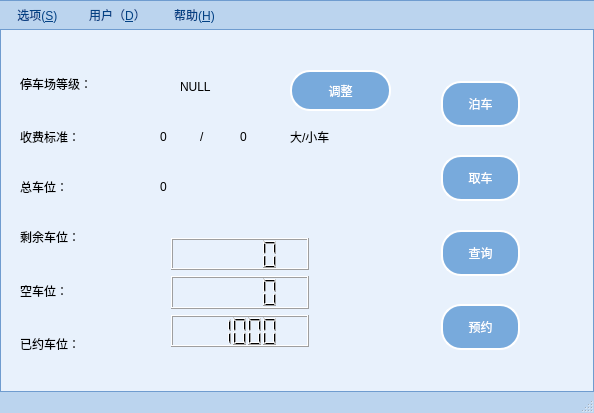
<?xml version="1.0" encoding="UTF-8"?>
<ui version="4.0">
 <class>MainWindow</class>
 <widget class="QMainWindow" name="MainWindow">
  <property name="geometry">
   <rect>
    <x>0</x>
    <y>0</y>
    <width>594</width>
    <height>413</height>
   </rect>
  </property>
  <property name="windowTitle">
   <string>泊车管理系统</string>
  </property>
  <property name="styleSheet">
   <string notr="true">/**********子界面背景**********/
QCustomWidget {
		background: rgb(173, 202, 232);
}

/**********子界面中央背景**********/
QCenterWidget {
		background: rgb(232, 241, 252);
}

/**********主界面样式**********/
QMainWindow {
		border: 1px solid rgb(111, 156, 207);
		background: rgb(232, 241, 252);
}

QMainWindow#MainWindow {
		border: 1px solid rgb(111, 156, 207);
		background: rgb(232, 241, 252);
		image:url(:/image/mainfit.png);
}

QMessageWidget {
		background: rgba(173, 202, 232, 50%);
}

QLoadingWidget {
		border: none;
		border-radius: 5px;
		background: rgb(187, 212, 238);
}

QRemoteWidget {
		border-top-right-radius: 10px;
		border-bottom-right-radius: 10px;
		border: 1px solid rgb(111, 156, 207);
		border-left: none;
		background: transparent;
}

StyledWidget {
        qproperty-normalColor: rgb(65, 65, 65);
        qproperty-disableColor: rgb(180, 180, 180);
        qproperty-highlightColor: rgb(0, 160, 230);
        qproperty-errorColor: red;
}

QProgressIndicator {
        qproperty-color: rgb(2, 65, 132);
}

/**********状态栏**********/
QStatusBar {
        background: rgb(187, 212, 238);
        border: 1px solid rgb(111, 156, 207);
        border-left: none;
        border-right: none;
        border-bottom: none;
}
QStatusBar::item {
    border: none;
    border-right: 1px solid rgb(111, 156, 207);
}

QMenuBar {
        background: rgb(187, 212, 238);
        border: 1px solid rgb(111, 156, 207);
        border-left: none;
        border-right: none;
}
QMenuBar::item {
        border: 1px solid transparent;
        padding: 5px 10px 5px 10px;
        background: transparent;
}
QMenuBar::item:enabled {
        color: rgb(2, 65, 132);
}
QMenuBar::item:!enabled {
        color: rgb(155, 155, 155);
}
QMenuBar::item:enabled:selected {
        border-top-color: rgb(111, 156, 207);
        border-bottom-color: rgb(111, 156, 207);
        background: rgb(198, 224, 252);
}

/**********菜单**********/
QMenu {
        border: 1px solid rgb(111, 156, 207);
        background: rgb(232, 241, 250);
}
QMenu::item {
        height: 22px;
        padding: 0px 25px 0px 20px;
}
QMenu::item:enabled {
        color: rgb(84, 84, 84);
}
QMenu::item:!enabled {
        color: rgb(155, 155, 155);
}
QMenu::item:enabled:selected {
        color: rgb(2, 65, 132);
        background: rgba(255, 255, 255, 200);
}
QMenu::separator {
        height: 1px;
        background: rgb(111, 156, 207);
}
QMenu::indicator {
        width: 13px;
        height: 13px;
}
QMenu::icon {
        padding-left: 2px;
        padding-right: 2px;
}

/**********下拉列表**********/
QComboBox {
        height: 42px;
        border-radius: 4px;
        border: 1px solid rgb(111, 156, 207);
        background: white;
		font: 75 14pt &quot;微软雅黑&quot;;
}
QComboBox:enabled {
        color: rgb(84, 84, 84);
}
QComboBox:!enabled {
        color: rgb(80, 80, 80);
}
QComboBox:enabled:hover, QComboBox:enabled:focus {
        color: rgb(51, 51, 51);
}
QComboBox::drop-down {
        width: 20px;
        border: none;
        background: transparent;
}
QComboBox::drop-down:hover {
        background: rgba(255, 255, 255, 30);
}
QComboBox::down-arrow {
        image: url(:/icons/icons/downarrowfit.png);
}
QComboBox::down-arrow:on {
        /**top: 1px;**/
}

QComboBox QAbstractItemView {
        border: 1px solid rgb(111, 156, 207);
        background: white;
        outline: none;
}
QComboBox QAbstractItemView::item {
        height: 25px;
        color: rgb(73, 73, 73);
}
QComboBox QAbstractItemView::item:selected {
        background: rgb(232, 241, 250);
        color: rgb(2, 65, 132);
}

QLineEdit {
        border-radius: 10px;
        height: 42px;
        border: 1px solid rgb(111, 156, 207);
        background: white;
		font: 75 14pt &quot;微软雅黑&quot;;
}
QLineEdit:enabled {
        color: rgb(84, 84, 84);
}
QLineEdit:enabled:hover, QLineEdit:enabled:focus {
        color: rgb(51, 51, 51);
}
QLineEdit:!enabled {
        color: rgb(80, 80, 80);
}
/**********按钮**********/
QPushButton{
border-radius: 20px;
		border-style:outset;
		border-width:2px;
		border-color: rgb(255, 255, 255);
		width: 75px;
		height: 42px;
		font: 75 14pt &quot;微软雅黑&quot;;
}
QPushButton:enabled {
        background: rgb(120, 170, 220);
        color: white;
}
QPushButton:!enabled {
        background: rgb(180, 180, 180);
        color: white;
}
QPushButton:enabled:hover{
        background: rgb(100, 160, 220);
}
QPushButton:enabled:pressed{
        background: rgb(0, 78, 161);
}

QPushButton#blueButton {
        color: white;
}
QPushButton#blueButton:enabled {
        background: rgb(0, 78, 161);
        color: white;
}
QPushButton:!enabled {
        background: rgb(180, 180, 180);
        color: white;
}
QPushButton#blueButton:enabled:hover {
        background: rgb(2, 65, 132);
}
QPushButton#blueButton:enabled:pressed {
        background: rgb(6, 94, 187);
}

QPushButton#selectButton {
        border: none;
        border-radius: none;
        border-left: 1px solid rgb(111, 156, 207);
        background: transparent;
        image: url(:/White/scan);
        color: rgb(51, 51, 51);
}
QPushButton#selectButton:enabled:hover{
        background: rgb(187, 212, 238);
}
QPushButton#selectButton:enabled:pressed{
        background: rgb(120, 170, 220);
}

QPushButton#linkButton {
        background: transparent;
        color: rgb(0, 160, 230);
        text-align:left;
}
QPushButton#linkButton:hover {
        color: rgb(20, 185, 255);
        text-decoration: underline;
}
QPushButton#linkButton:pressed {
        color: rgb(0, 160, 230);
}

QPushButton#transparentButton {
        background: transparent;
}

/*****************标题栏按钮*******************/
QPushButton#minimizeButton {
		border-radius: none;
		border-bottom-left-radius: 4px;
		border-bottom-right-radius: 4px;
		background: rgb(120, 170, 220);
		image: url(:/White/minimizeHover);
}
QPushButton#minimizeButton:hover {
		image: url(:/White/minimize);
}
QPushButton#minimizeButton:pressed {
		image: url(:/White/minimizePressed);
}

QPushButton#maximizeButton[maximizeProperty=&quot;maximize&quot;] {
		border-radius: none;
		border-bottom-left-radius: 4px;
		border-bottom-right-radius: 4px;
		background: rgb(120, 170, 220);
		image: url(:/White/maximizeHover);
}
QPushButton#maximizeButton[maximizeProperty=&quot;maximize&quot;]:hover {
		image: url(:/White/maximize);
}
QPushButton#maximizeButton[maximizeProperty=&quot;maximize&quot;]:pressed {
		image: url(:/White/maximizePressed);
}

QPushButton#maximizeButton[maximizeProperty=&quot;restore&quot;] {
		border-radius: none;
		border-bottom-left-radius: 4px;
		border-bottom-right-radius: 4px;
		background: rgb(120, 170, 220);
		image: url(:/White/restoreHover);
}
QPushButton#maximizeButton[maximizeProperty=&quot;restore&quot;]:hover {
		image: url(:/White/restore);
}
QPushButton#maximizeButton[maximizeProperty=&quot;restore&quot;]:pressed {
		image: url(:/White/restorePressed);
}

QPushButton#closeButton {
		border-radius: none;
		border-bottom-left-radius: 4px;
		border-bottom-right-radius: 4px;
		background: rgb(120, 170, 220);
		image: url(:/White/closeHover);
}
QPushButton#closeButton:hover {
		image: url(:/White/close);
}
QPushButton#closeButton:pressed {
		image: url(:/White/closePressed);
}

QPushButton#skinButton {
		border-radius: none;
		border-bottom-left-radius: 4px;
		border-bottom-right-radius: 4px;
		background: rgb(120, 170, 220);
		image: url(:/White/skinHover);
}
QPushButton#skinButton:hover {
		image: url(:/White/skin);
}
QPushButton#skinButton:pressed {
		image: url(:/White/skinPressed);
}

QPushButton#feedbackButton {
		border-radius: none;
		border-bottom-left-radius: 4px;
		border-bottom-right-radius: 4px;
		background: rgb(120, 170, 220);
		image: url(:/White/feedbackHover);
}
QPushButton#feedbackButton:hover {
		image: url(:/White/feedback);
}
QPushButton#feedbackButton:pressed {
		image: url(:/White/feedbackPressed);
}

QPushButton#closeTipButton {
		border-radius: none;
		border-image: url(:/White/close);
		background: transparent;
}
QPushButton#closeTipButton:hover {
		border-image: url(:/White/closeHover);
}
QPushButton#closeTipButton:pressed {
		border-image: url(:/White/closePressed);
}

QPushButton#changeSkinButton{
		border-radius: 4px;
		border: 2px solid rgb(111, 156, 207);
		background: rgb(204, 227, 252);
}
QPushButton#changeSkinButton:hover{
		border-color: rgb(60, 150, 200);
}
QPushButton#changeSkinButton:pressed, QPushButton#changeSkinButton:checked{
		border-color: rgb(0, 160, 230);
}

QPushButton#transferButton {
		padding-left: 5px;
		padding-right: 5px;
		color: white;
		background: rgb(0, 78, 161);
}
QPushButton#transferButton:hover {
		background: rgb(2, 65, 132);
}
QPushButton#transferButton:pressed {
		background: rgb(6, 94, 187);
}
QPushButton#transferButton[iconProperty=&quot;left&quot;] {
		qproperty-icon: url(:/White/left);
}
QPushButton#transferButton[iconProperty=&quot;right&quot;] {
		qproperty-icon: url(:/White/right);
}

QPushButton#openButton {
		border-radius: none;
		image: url(:/White/open);
		background: transparent;
}
QPushButton#openButton:hover {
		image: url(:/White/openHover);
}
QPushButton#openButton:pressed {
		image: url(:/White/openPressed);
}

QPushButton#deleteButton {
		border-radius: none;
		image: url(:/White/delete);
		background: transparent;
}
QPushButton#deleteButton:hover {
		image: url(:/White/deleteHover);
}
QPushButton#deleteButton:pressed {
		image: url(:/White/deletePressed);
}

QPushButton#menuButton {
		text-align: left center;
		padding-left: 3px;
		color: rgb(84, 84, 84);
		border: 1px solid rgb(111, 156, 207);
		background: white;
}
QPushButton#menuButton::menu-indicator{
        subcontrol-position: right center;
        subcontrol-origin: padding;
        image: url(:/White/arrowBottom);
        padding-right: 3px;
}
QLabel
{
		font: 75 14pt &quot;微软雅黑&quot;;
}</string>
  </property>
  <widget class="QWidget" name="centralWidget">
   <widget class="QWidget" name="verticalLayoutWidget">
    <property name="geometry">
     <rect>
      <x>430</x>
      <y>40</y>
      <width>101</width>
      <height>291</height>
     </rect>
    </property>
    <layout class="QVBoxLayout" name="verticalLayout">
     <item>
      <widget class="QPushButton" name="pbtpark">
       <property name="styleSheet">
        <string notr="true"/>
       </property>
       <property name="text">
        <string>泊车</string>
       </property>
      </widget>
     </item>
     <item>
      <spacer name="verticalSpacer_2">
       <property name="orientation">
        <enum>Qt::Vertical</enum>
       </property>
       <property name="sizeHint" stdset="0">
        <size>
         <width>20</width>
         <height>40</height>
        </size>
       </property>
      </spacer>
     </item>
     <item>
      <widget class="QPushButton" name="pbtleave">
       <property name="text">
        <string>取车</string>
       </property>
      </widget>
     </item>
     <item>
      <spacer name="verticalSpacer_3">
       <property name="orientation">
        <enum>Qt::Vertical</enum>
       </property>
       <property name="sizeHint" stdset="0">
        <size>
         <width>20</width>
         <height>40</height>
        </size>
       </property>
      </spacer>
     </item>
     <item>
      <widget class="QPushButton" name="pbtsearch">
       <property name="text">
        <string>查询</string>
       </property>
      </widget>
     </item>
     <item>
      <spacer name="verticalSpacer">
       <property name="orientation">
        <enum>Qt::Vertical</enum>
       </property>
       <property name="sizeHint" stdset="0">
        <size>
         <width>20</width>
         <height>40</height>
        </size>
       </property>
      </spacer>
     </item>
     <item>
      <widget class="QPushButton" name="pbtbook">
       <property name="text">
        <string>预约</string>
       </property>
      </widget>
     </item>
    </layout>
   </widget>
   <widget class="QLabel" name="lblevel">
    <property name="geometry">
     <rect>
      <x>180</x>
      <y>40</y>
      <width>81</width>
      <height>33</height>
     </rect>
    </property>
    <property name="text">
     <string>NULL</string>
    </property>
   </widget>
   <widget class="QLabel" name="lbfeebig">
    <property name="geometry">
     <rect>
      <x>160</x>
      <y>90</y>
      <width>41</width>
      <height>33</height>
     </rect>
    </property>
    <property name="text">
     <string>0</string>
    </property>
   </widget>
   <widget class="QPushButton" name="pbtset">
    <property name="geometry">
     <rect>
      <x>290</x>
      <y>40</y>
      <width>101</width>
      <height>41</height>
     </rect>
    </property>
    <property name="text">
     <string>调整</string>
    </property>
   </widget>
   <widget class="QWidget" name="verticalLayoutWidget_2">
    <property name="geometry">
     <rect>
      <x>160</x>
      <y>197</y>
      <width>160</width>
      <height>131</height>
     </rect>
    </property>
    <layout class="QVBoxLayout" name="verticalLayout_2">
     <item>
      <widget class="QLCDNumber" name="lcdleft">
       <property name="smallDecimalPoint">
        <bool>false</bool>
       </property>
       <property name="segmentStyle">
        <enum>QLCDNumber::Filled</enum>
       </property>
      </widget>
     </item>
     <item>
      <widget class="QLCDNumber" name="lcdempty"/>
     </item>
     <item>
      <widget class="QLCDNumber" name="lcdbook">
       <property name="intValue" stdset="0">
        <number>1000</number>
       </property>
      </widget>
     </item>
    </layout>
   </widget>
   <widget class="QLabel" name="label_3">
    <property name="geometry">
     <rect>
      <x>20</x>
      <y>140</y>
      <width>114</width>
      <height>33</height>
     </rect>
    </property>
    <property name="text">
     <string>总车位：</string>
    </property>
   </widget>
   <widget class="QLabel" name="lbtotal">
    <property name="geometry">
     <rect>
      <x>160</x>
      <y>140</y>
      <width>114</width>
      <height>33</height>
     </rect>
    </property>
    <property name="text">
     <string>0</string>
    </property>
   </widget>
   <widget class="QLabel" name="label_6">
    <property name="geometry">
     <rect>
      <x>260</x>
      <y>90</y>
      <width>114</width>
      <height>33</height>
     </rect>
    </property>
    <property name="text">
     <string/>
    </property>
   </widget>
   <widget class="QLabel" name="label_5">
    <property name="geometry">
     <rect>
      <x>200</x>
      <y>90</y>
      <width>21</width>
      <height>33</height>
     </rect>
    </property>
    <property name="text">
     <string>/</string>
    </property>
   </widget>
   <widget class="QLabel" name="lbfeesmall">
    <property name="geometry">
     <rect>
      <x>240</x>
      <y>90</y>
      <width>51</width>
      <height>33</height>
     </rect>
    </property>
    <property name="text">
     <string>0</string>
    </property>
   </widget>
   <widget class="QLabel" name="label_10">
    <property name="geometry">
     <rect>
      <x>290</x>
      <y>90</y>
      <width>101</width>
      <height>33</height>
     </rect>
    </property>
    <property name="text">
     <string>大/小车</string>
    </property>
   </widget>
   <widget class="QLabel" name="label_7">
    <property name="geometry">
     <rect>
      <x>20</x>
      <y>244</y>
      <width>108</width>
      <height>33</height>
     </rect>
    </property>
    <property name="text">
     <string>空车位：</string>
    </property>
   </widget>
   <widget class="QLabel" name="label_8">
    <property name="geometry">
     <rect>
      <x>20</x>
      <y>297</y>
      <width>135</width>
      <height>33</height>
     </rect>
    </property>
    <property name="text">
     <string>已约车位：</string>
    </property>
   </widget>
   <widget class="QLabel" name="label">
    <property name="geometry">
     <rect>
      <x>20</x>
      <y>190</y>
      <width>135</width>
      <height>33</height>
     </rect>
    </property>
    <property name="text">
     <string>剩余车位：</string>
    </property>
   </widget>
   <widget class="QLabel" name="label_2">
    <property name="geometry">
     <rect>
      <x>20</x>
      <y>37</y>
      <width>162</width>
      <height>33</height>
     </rect>
    </property>
    <property name="text">
     <string>停车场等级：</string>
    </property>
   </widget>
   <widget class="QLabel" name="label_4">
    <property name="geometry">
     <rect>
      <x>20</x>
      <y>90</y>
      <width>135</width>
      <height>33</height>
     </rect>
    </property>
    <property name="text">
     <string>收费标准：</string>
    </property>
   </widget>
  </widget>
  <widget class="QMenuBar" name="menuBar">
   <property name="geometry">
    <rect>
     <x>0</x>
     <y>0</y>
     <width>594</width>
     <height>33</height>
    </rect>
   </property>
   <widget class="QMenu" name="menu_1">
    <property name="title">
     <string>选项(&amp;S) </string>
    </property>
    <addaction name="actionlogout"/>
    <addaction name="actionexit"/>
    <addaction name="actioninit"/>
   </widget>
   <widget class="QMenu" name="menu_2">
    <property name="title">
     <string>帮助(&amp;H)</string>
    </property>
    <addaction name="actionabout"/>
   </widget>
   <widget class="QMenu" name="menu_D">
    <property name="title">
     <string>用户（&amp;D）</string>
    </property>
    <addaction name="actionpk"/>
    <addaction name="actionregister"/>
   </widget>
   <addaction name="menu_1"/>
   <addaction name="menu_D"/>
   <addaction name="menu_2"/>
  </widget>
  <widget class="QStatusBar" name="statusBar"/>
  <action name="actionlogout">
   <property name="text">
    <string>注销(&amp;O)</string>
   </property>
   <property name="autoRepeat">
    <bool>true</bool>
   </property>
  </action>
  <action name="actionpk">
   <property name="text">
    <string>修改用户名和密码(&amp;P)</string>
   </property>
  </action>
  <action name="actionabout">
   <property name="text">
    <string>关于(&amp;A)</string>
   </property>
  </action>
  <action name="actionexit">
   <property name="text">
    <string>退出程序(&amp;E)</string>
   </property>
  </action>
  <action name="actionregister">
   <property name="text">
    <string>添加用户(&amp;A)</string>
   </property>
  </action>
  <action name="actioninit">
   <property name="text">
    <string>初始化停车场（&amp;I）</string>
   </property>
  </action>
 </widget>
 <layoutdefault spacing="6" margin="11"/>
 <resources/>
 <connections>
  <connection>
   <sender>actionexit</sender>
   <signal>triggered()</signal>
   <receiver>MainWindow</receiver>
   <slot>close()</slot>
   <hints>
    <hint type="sourcelabel">
     <x>-1</x>
     <y>-1</y>
    </hint>
    <hint type="destinationlabel">
     <x>399</x>
     <y>299</y>
    </hint>
   </hints>
  </connection>
 </connections>
</ui>
